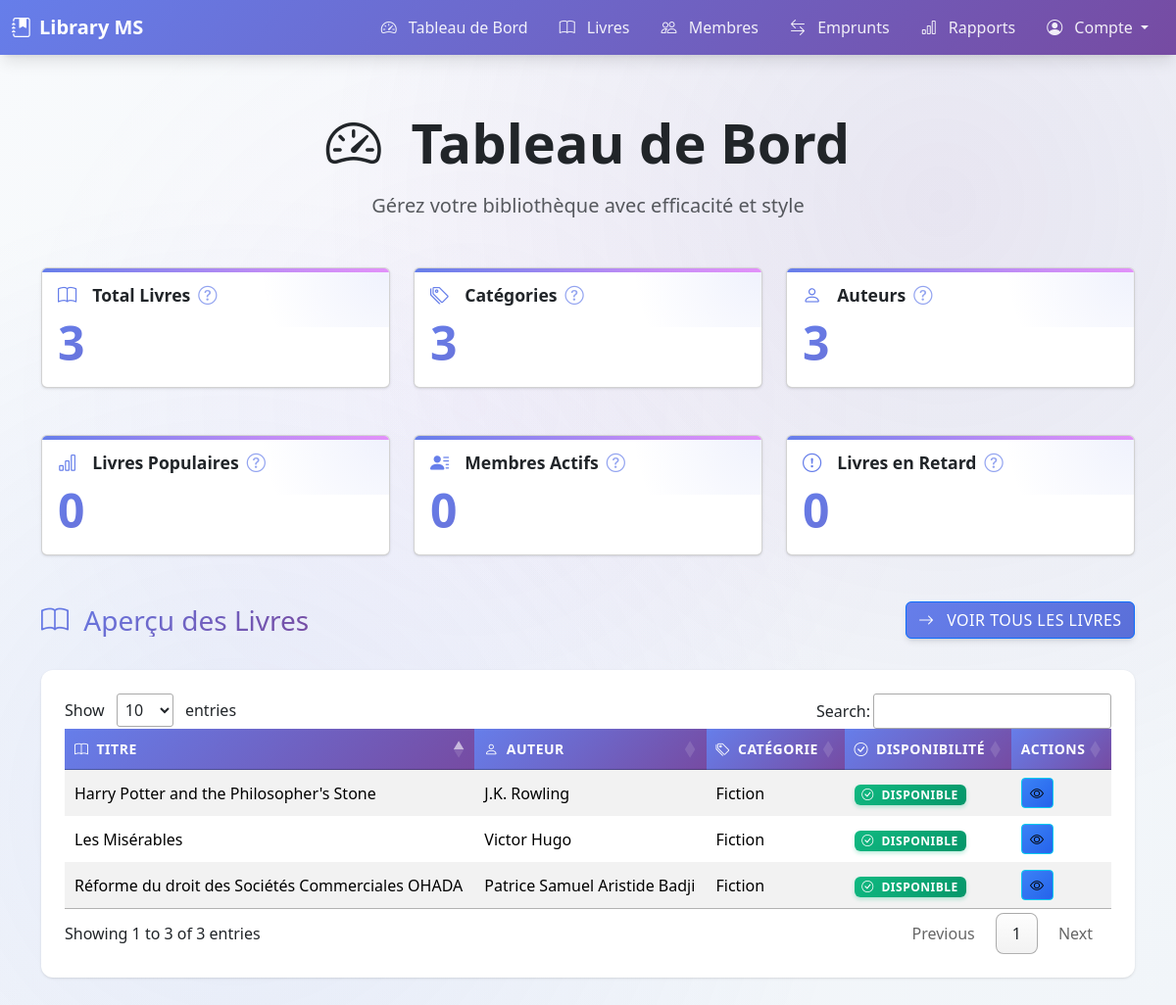
The page / on the database its author committed.
### tables this page shows
CREATE TABLE books (
            book_id INTEGER PRIMARY KEY AUTOINCREMENT,
            title TEXT NOT NULL,
            author_id INTEGER,
            category_id INTEGER,
            isbn TEXT UNIQUE,
            publication_year INTEGER,
            publisher TEXT,
            quantity INTEGER DEFAULT 1,
            available_quantity INTEGER DEFAULT 1,
            FOREIGN KEY (author_id) REFERENCES authors (author_id),
            FOREIGN KEY (category_id) REFERENCES categories (category_id)
        );

CREATE TABLE authors (
            author_id INTEGER PRIMARY KEY AUTOINCREMENT,
            name TEXT NOT NULL,
            biography TEXT
        );

CREATE TABLE categories (
            category_id INTEGER PRIMARY KEY AUTOINCREMENT,
            name TEXT NOT NULL,
            description TEXT
        );

### controllers/dashboard_controller.py (the view)
@dashboard_blueprint.route("/", methods=["GET"])
def dashboard():
    try:
        stats = dashboard_service.get_dashboard_statistics()
        books_data = dashboard_service.get_books_data()
        members_loans_data = dashboard_service.get_members_loans_data()
        return render_template("index.html", **stats, books=books_data, members_loans=members_loans_data)
    except Exception as e:
        return jsonify({"error": str(e)}), 500

### models/author.py (called while the page is built)
    @property
    def name(self):
        return self._get_attribute("name")

    @classmethod
    def all(cls):
        query = f"SELECT * FROM {cls.TABLE_NAME}"
        results = DatabaseConnection.execute_query(query)
        if results:
            conn = DatabaseConnection.get_connection()
            cursor = conn.cursor()
            cursor.execute(f"PRAGMA table_info({cls.TABLE_NAME})")
            columns = [column[1] for column in cursor.fetchall()]
            conn.close()
            return [cls(**dict(zip(columns, result))) for result in results]
        return []

    @classmethod
    def find_by_id(cls, author_id):
        query = f"SELECT * FROM {cls.TABLE_NAME} WHERE {cls.PRIMARY_KEY} = ?"
        result = DatabaseConnection.execute_query(query, (author_id,))
        if result:
            conn = DatabaseConnection.get_connection()
            cursor = conn.cursor()
            cursor.execute(f"PRAGMA table_info({cls.TABLE_NAME})")
            columns = [column[1] for column in cursor.fetchall()]
            conn.close()
            return cls(**dict(zip(columns, result[0])))
        return None

### models/base_model.py (called while the page is built)
    def _get_attribute(self, name):
        return self._attributes.get(name)

    def _set_attribute(self, name, value):
        self._attributes[name] = value

    def __getattr__(self, name):
        if name in self._attributes:
            return self._get_attribute(name)
        raise AttributeError(f"'{self.__class__.__name__}' object has no attribute '{name}'")

    def __setattr__(self, name, value):
        if name == "_attributes":
            super().__setattr__(name, value)
        else:
            self._set_attribute(name, value)

    @classmethod
    def find_by_id(cls, id: int):
        if not cls.TABLE_NAME or not cls.PRIMARY_KEY:
            raise NotImplementedError("TABLE_NAME and PRIMARY_KEY must be defined in subclass")
        query = f"SELECT * FROM {cls.TABLE_NAME} WHERE {cls.PRIMARY_KEY} = ?"
        result = DatabaseConnection.execute_query(query, (id,))
        if result and len(result) > 0:
            conn = DatabaseConnection.get_connection()
            cursor = conn.cursor()
            cursor.execute(f"PRAGMA table_info({cls.TABLE_NAME})")
            columns = [column[1] for column in cursor.fetchall()]
            conn.close()
            record_dict = dict(zip(columns, result[0]))
            return cls(**record_dict)
        return None

### models/book.py (called while the page is built)
    @property
    def book_id(self):
        return self._get_attribute("book_id")

### templates/index.html (shortened to what this page needs)
<!DOCTYPE html>
<html lang="fr">
<head>
    <link rel="stylesheet" href="/static/css/style.css">
    <link href="https://cdn.jsdelivr.net/npm/bootstrap@5.3.2/dist/css/bootstrap.min.css" rel="stylesheet">
    <link rel="stylesheet" href="https://cdn.jsdelivr.net/npm/bootstrap-icons@1.11.3/font/bootstrap-icons.css">
    <link rel="stylesheet" href="https://cdn.datatables.net/1.13.4/css/jquery.dataTables.min.css">
</head>
<body>
    {% include 'includes/navbar.html' %}
    <div class="container">
        <div class="text-center mb-5">
            <h1 class="display-4 fw-bold mb-3">
                <i class="bi bi-speedometer2 me-3"></i>
                Tableau de Bord
            </h1>
            <p class="lead text-muted">Gérez votre bibliothèque avec efficacité et style</p>
        </div>
        <div class="row g-4 mb-5">
            <div class="col-md-4">
                <div class="card stats-card floating-element">
                    <div class="card-body">
                        <h5 class="card-title">
                            <i class="bi bi-book me-2"></i>
                            Total Livres
                            <i class="bi bi-question-circle icon-small" title="Nombre total de livres disponibles dans la bibliothèque."></i>
                        </h5>
                        <p class="card-text display-4">{{ total_books }}</p>
                    </div>
                </div>
            </div>
            <div class="col-md-4">
                <div class="card stats-card floating-element" style="animation-delay: 0.2s;">
                    <div class="card-body">
                        <h5 class="card-title">
                            <i class="bi bi-tags me-2"></i>
                            Catégories
                            <i class="bi bi-question-circle icon-small" title="Nombre total de catégories de livres."></i>
                        </h5>
                        <p class="card-text display-4">{{ total_category }}</p>
                    </div>
                </div>
            </div>
            <div class="col-md-4">
                <div class="card stats-card floating-element" style="animation-delay: 0.4s;">
                    <div class="card-body">
                        <h5 class="card-title">
                            <i class="bi bi-person me-2"></i>
                            Auteurs
                            <i class="bi bi-question-circle icon-small" title="Nombre total d'auteurs enregistrés."></i>
                        </h5>
                        <p class="card-text display-4">{{ total_authors }}</p>
                    </div>
                </div>
            </div>
        </div>
        <div class="row g-4 mb-5">
            <div class="col-md-4">
                <div class="card stats-card floating-element" style="animation-delay: 0.6s;">
                    <div class="card-body">
                        <h5 class="card-title">
                            <i class="bi bi-bar-chart me-2"></i>
                            Livres Populaires
                            <i class="bi bi-question-circle icon-small" title="Nombre total de livres populaires basés sur les emprunts."></i>
                        </h5>
                        <p class="card-text display-4">{{total_popular_books}}</p>
                    </div>
                </div>
            </div>
            <div class="col-md-4">
                <div class="card stats-card floating-element" style="animation-delay: 0.8s;">
                    <div class="card-body">
                        <h5 class="card-title">
                            <i class="bi bi-person-lines-fill me-2"></i>
                            Membres Actifs
                            <i class="bi bi-question-circle icon-small" title="Nombre total de membres ayant emprunté des livres récemment."></i>
                        </h5>
                        <p class="card-text display-4">{{total_active_members}}</p>
                    </div>
                </div>
            </div>
            <div class="col-md-4">
                <div class="card stats-card floating-element" style="animation-delay: 1s;">
                    <div class="card-body">
                        <h5 class="card-title">
                            <i class="bi bi-exclamation-circle me-2"></i>
                            Livres en Retard
                            <i class="bi bi-question-circle icon-small" title="Nombre total de livres dont la date de retour est dépassée."></i>
                        </h5>
                        <p class="card-text display-4">{{total_overdue_books}}</p>
                    </div>
                </div>
            </div>
        </div>
        <div class="d-flex justify-content-between align-items-center mb-4">
            <h3 class="mb-0">
                <i class="bi bi-book me-2"></i>
                Aperçu des Livres
            </h3>
            <a href="/books" class="btn btn-primary">
                <i class="bi bi-arrow-right me-2"></i>
                Voir tous les livres
            </a>
        </div>
        <div class="table-responsive">
            <table id="booksTable" class="table table-striped table-hover align-middle">
                <thead class="table-primary">
                    <tr>
                        <th><i class="bi bi-book me-2"></i>Titre</th>
                        <th><i class="bi bi-person me-2"></i>Auteur</th>
                        <th><i class="bi bi-tags me-2"></i>Catégorie</th>
                        <th><i class="bi bi-check-circle me-2"></i>Disponibilité</th>
                        <th>Actions</th>
                    </tr>
                </thead>
                <tbody>
                    {% for book in books %}
                    <tr data-isbn="{{ book.isbn }}" data-publication-year="{{ book.publication_year }}" data-publisher="{{ book.publisher }}" data-quantity="{{ book.quantity }}" data-available-quantity="{{ book.available_quantity }}">
                        <td>{{ book.title }}</td>
                        <td>{{ book.author }}</td>
                        <td>{{ book.category }}</td>
                        <td>
                            {% if book.available_quantity > 0 %}
                            <span class="badge bg-success">
                                <i class="bi bi-check-circle me-1"></i>
                                Disponible
                            </span>
                            {% else %}
                            <span class="badge bg-danger">
                                <i class="bi bi-x-circle me-1"></i>
                                Emprunté
                            </span>
                            {% endif %}
                        </td>
                        <td>
                            <button class="btn btn-info btn-sm see-detail-book" title="Voir détails">
                                <i class="bi bi-eye"></i>
                            </button>
                        </td>
                    </tr>
                    {% endfor %}
                </tbody>
            </table>
        </div>
    </div>
    <div class="toast-container position-fixed top-0 end-0 p-3">
    </div>
</body>
</html>

### templates/includes/navbar.html (shortened to what this page needs)
<nav class="navbar navbar-expand-lg navbar-dark bg-primary mb-4">
    <div class="container-fluid">
        <a class="navbar-brand d-flex align-items-center" href="/">
            <i class="bi bi-journal-bookmark-fill me-2"></i>
            <span class="fw-bold">Library MS</span>
        </a>
        <div class="collapse navbar-collapse" id="navbarNav">
            <ul class="navbar-nav ms-auto">
                <li class="nav-item">
                    <a class="nav-link" href="/">
                        <i class="bi bi-speedometer2 me-2"></i>
                        Tableau de Bord
                    </a>
                </li>
                <li class="nav-item">
                    <a class="nav-link" href="/books">
                        <i class="bi bi-book me-2"></i>
                        Livres
                    </a>
                </li>
                <li class="nav-item">
                    <a class="nav-link" href="/members">
                        <i class="bi bi-people me-2"></i>
                        Membres
                    </a>
                </li>
                <li class="nav-item">
                    <a class="nav-link" href="/loans">
                        <i class="bi bi-arrow-left-right me-2"></i>
                        Emprunts
                    </a>
                </li>
                <li class="nav-item">
                    <a class="nav-link" href="/reports">
                        <i class="bi bi-bar-chart me-2"></i>
                        Rapports
                    </a>
                </li>
                <li class="nav-item dropdown">
                    <a class="nav-link dropdown-toggle" href="#" role="button" data-bs-toggle="dropdown" aria-expanded="false">
                        <i class="bi bi-person-circle me-2"></i>
                        Compte
                    </a>
                </li>
            </ul>
        </div>
    </div>
</nav>

### rows shown on the page
books: title "Les Misérables"
authors: author "Victor Hugo"
categories: category "Fiction" "Fiction" "Fiction"
books: title "Harry Potter and the Philosopher's Stone"
authors: author "J.K. Rowling"
books: title "Réforme du droit des Sociétés Commerciales OHADA"
authors: author "Patrice Samuel Aristide Badji"

### other values the page prints
{{ total_books }} "3"
{{ total_category }} "3"
{{ total_authors }} "3"
{{ total_popular_books }} "0"
{{ total_active_members }} "0"
{{ total_overdue_books }} "0"
